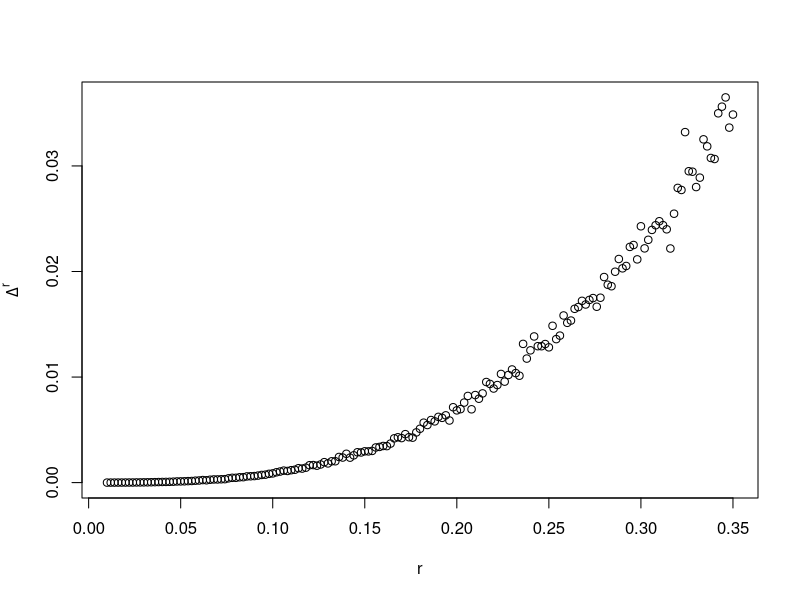

The R source for this figure:
#Exponentialabbilung
expo <- function(x,v){
  
  #Norm von v und x
  nv <- sqrt(sum(v^2))
  nx <- sqrt(sum(x^2))
  
  #Berechnung des Pre-Shape auf S^k_m
  pshape <- cos(nv)*x+((sin(nv)*nx)/nv)*v
  
  return(pshape)
}  


#Riemannscher Logarithmus
loga <- function(x,y){
  
  #Norm von y und x
  ny <- sqrt(sum(y^2))
  nx <- sqrt(sum(x^2))
  
  #theta
  t <- acos(abs(sum(x*y))/(nx*ny))
  
  #Projektion von y auf x
  pi <- (x*sum(x*y))/(nx^2)
  
  #Berechnung des Pre-Shape Vektors
  pshape_v <- (t*(y-pi))/sqrt(sum((y-pi)^2))
  
  return(pshape_v)
}

pca <- function(N,dimL=2,Landmarks=3,r=0.2){
  
  if(Landmarks<=dimL) {
    return(message("Die Anzahl der Landmarks muss groesser sein als die Dimension der Landmarks"))
  }
  
  #Dimension des umliegenden Raumes
  d = dimL * (Landmarks-1)
  
  #Dimension des Pre-Shape Space/Tangentialraums
  c = d - 1
  
  #Parameter Sigma, den es zu schaetzen gilt
  Sigma <- diag(rep(r,times=c))
  #Generiere array e mit N standardnormalverteilten c-dimensionalen Vektoren
  e<-array(0,c(c,N))
  
  for(i in 1:N) {
    e[,i] <- as.vector(rnorm(c,mean=0,sd=1))
  }
  
  #Multiplikation mit Sigma
  E<-array(0,c(c,N))
  
  for(i in 1:N) {
    E[,i] <- Sigma %*% e[,i]
  }
  #Mean Shape x als "Nordpol" der Einheitssphaere
  x <- array(c(rep(0,times=c),1))
  
  #In Koordinaten dargestellte orthonormale Basis des Tangentialraums an x
  b <- diag(rep(1,times=d))[,-d]
  
  #Vektoren erzeugen als Linearkombination der Basis b und den Eintraegen von E als Koeffizienten
  v <- array(0,c(d,N))
  
  for(j in 1:N) {
    for(i in 1:c) {
      v[,j] <- v[,j] + (b[,i] * E[i,j])
    }
  }
  
  #Falls die Laenge der Vektoren laenger als pi/2=1.57 wird, macht eine orthogonale Projektion keinen Sinn.
  for(i in 1:N) {
    if(sqrt(sum(v[,i]^2))>pi/2) {
      return(message("Standardabweichung zu gross"))
    }
  }
  
  #Anwendung der Exponentialabbildung liefert Pre-Shapes ps auf M
  ps <- array(0,c(d,N))
  
  for(i in 1:N) {
    ps[,i] <- expo(x,v[,i])
  }
  
  
  #Der mit log bestimmte exakte Wert von ps im Tangentialraum. 
  ps_exakt <- array(0,c(d,N))
  
  for(i in 1:N) {
    ps_exakt[,i] <- loga(x,ps[,i])+x
  }
  
  #Projiziere ps orthogonal in den Tangentialraum von x.
  ps_orp <- ps
  
  for (i in 1:N) {
    ps_orp[d,i] <- 1
  }
  
  #Orthogonal projizierter Vektor
  v_orp <- array(0,c(d-1,N))
  
  for (i in 1:N) {
    v_orp[,i] <- ps_orp[,i][-d]
  }
  
  #Exakt projizierter Vektor
  v_exakt <- array(0,c(d-1,N))
  
  for (i in 1:N) {
    v_exakt[,i] <- ps_exakt[,i][-d]
  }
  
  #Berechnen der Kovarianzmatrix der exakten Daten
  cov_exakt <- matrix(0,nrow = c,ncol = c)
  
  for(i in 1:N) {
    cov_exakt <- cov_exakt + (1/N) * (v_exakt[,i] %*% t(v_exakt[,i]))
  }
  
  
  #Berechnen der Kovarianzmatrix der approximierten Daten
  cov_orp <- matrix(0,nrow = c,ncol = c)
  
  for(i in 1:N) {
    cov_orp <- cov_orp + (1/N) * (v_orp[,i] %*% t(v_orp[,i]))
  }
  
  #Singulaerwertzerlegung
  EDe <- eigen(cov_exakt)
  
  EDo <- eigen(cov_orp)
  
  Sigma_ex <- EDe$vectors %*% diag(sqrt(EDe$values)) %*% t(EDe$vectors)
  Sigma_ap <- EDo$vectors %*% diag(sqrt(EDo$values)) %*% t(EDo$vectors)
  
  D <- Sigma_ex - Sigma_ap
  
  #Abweichung der Schaetzungen
  Delta <- sqrt(max(eigen(t(D) %*% D)$values))
  
  out = (list(Sigma = Sigma , Sigma_ex = Sigma_ex , Sigma_ap = Sigma_ap , Differenz = Delta))
  
  return(out)
}


#Plots:

#4.1
deriv<-seq(0.01,0.35,0.002)
x<-rep(0,times=length(deriv))
for (k in 1:length(deriv)) {
  x[k]<-pca(1000,r = deriv[k])$Differenz
}
plot(deriv,x,xlab="r",ylab=expression(Delta^r))

